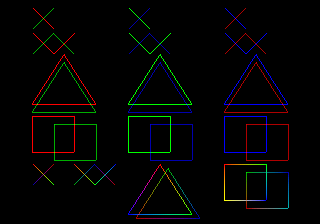
#> input picture test_results/16bpp/RenderLine_ref.png, 320 x 224 px, given in place of RenderTextureRectangle_15BPP_ref.png, which was not available
$ python analyze_texrect_color.py
#> lines starting #> are read from the running program, lines starting #| are printed output that depends on the picture; after the words box and inside, x2 and y2 are one past the last pixel; in counts of white or black regions, pixels touching at a corner belong together; pictures that were not available may be replaced by others from this repository, and a replacement may not be noted
#!/usr/bin/env python3
"""Analyze TextureRectangle color diffs — is this all semi-transparency?"""
import numpy as np
from PIL import Image

for name in ['RenderTextureRectangle/15BPP', 'RenderTextureWindowRectangle/15BPP', 'RenderRectangle']:
    sname = name.replace('/', '_')
    try:
        ref = np.array(Image.open(f'test_results/16bpp/{sname}_ref.png').convert('RGB')) >> 3
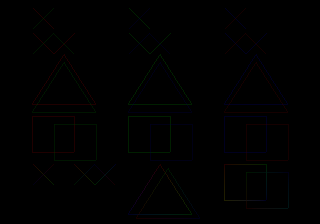
#> ref: shape (224, 320, 3); mean R, G, B 0.4, 0.4, 0.4
        got = np.array(Image.open(f'test_results/16bpp/{sname}_got.png').convert('RGB')) >> 3
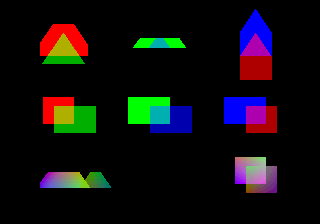
#> input picture test_results/16bpp/RenderPolygonClip_ref.png, 320 x 224 px, given in place of RenderTextureRectangle_15BPP_got.png, which was not available
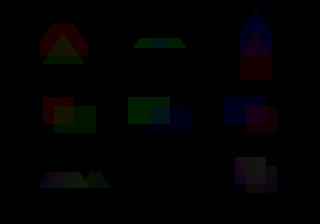
#> got: shape (224, 320, 3); mean R, G, B 1.9, 1.6, 1.7
    except:
        print(f"Skipping {name}")
        continue

    diff = (ref != got).any(axis=2)
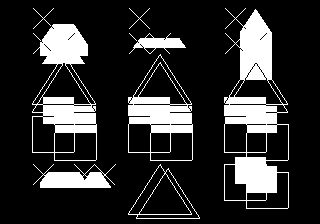
#> diff: shape (224, 320) bool; 17.9% white; 10 white regions (2 under 20 px), largest, box (x1, y1, x2, y2) and area: (224, 8, 289, 209) 5229, (32, 24, 97, 161) 3469, (128, 54, 193, 161) 2139
    color = diff & ((ref != 0).any(axis=2)) & ((got != 0).any(axis=2))
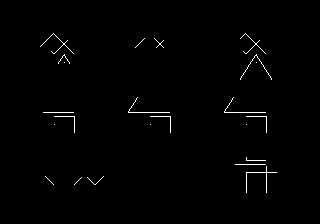
#> color: shape (224, 320) bool; 0.86% white in thin lines or dots, all inside (x1, y1, x2, y2) = (40, 33, 277, 193)

    print(f"\n=== {name} ({color.sum()} color diffs) ===")
#| === RenderTextureRectangle/15BPP (618 color diffs) ===

    cy, cx = np.where(color)
#> cy = 618 values from 33 to 192; cx = 618 values, max 276 at index 543, min 40 at index 77, mean 179.9
    ref_vals = ref[cy, cx]
#> ref_vals = 618 rows, first 8: [0, 27, 0], [27, 0, 0], [0, 21, 0], [0, 21, 0], [21, 0, 0], [21, 0, 0], [0, 21, 0], [0, 21, 0]
    got_vals = got[cy, cx]
#> got_vals = 618 rows, first 8: [31, 0, 0], [0, 0, 31], [31, 0, 0], [31, 0, 0], [0, 0, 31], [0, 0, 31], [31, 0, 0], [31, 0, 0]
    delta = got_vals.astype(int) - ref_vals.astype(int)
#> delta = 618 rows, first 8: [31, -27, 0], [-27, 0, 31], [31, -21, 0], [31, -21, 0], [-21, 0, 31], [-21, 0, 31], [31, -21, 0], [31, -21, 0]

    # Check for common semi-trans patterns
    # Semi-trans mode 0 with FIX=0x58: result is ~0.6875 * (Cs+Cd)
    # vs PSX mode 0: (Cs+Cd)/2

    # Group by unique delta patterns
    from collections import Counter
    delta_tuples = [tuple(d) for d in delta]
#> delta_tuples = 618 items, first 6: (31, -27, 0), (-27, 0, 31), (31, -21, 0), (31, -21, 0), (-21, 0, 31), (-21, 0, 31)
    counter = Counter(delta_tuples)
#> counter = 165 items

    print(f"Top 20 delta patterns (got-ref):")
    for pattern, count in counter.most_common(20):
        print(f"  {pattern}: {count}")
#> this loop made 20 passes
#> (pattern, count) on passes 1 to 12: ((21, 0, -31), 64), ((-21, 0, 31), 46), ((0, 31, -21), 46), ((-10, 21, 0), 40), ((21, 0, -10), 40), ((21, 0, 0), 35), ((0, 0, 21), 35), ((-31, 21, 0), 32), ((0, 21, 0), 29), ((31, -21, 0), 28), ((0, -10, 21), 28), ((0, -31, 21), 16)
#|   (21, 0, -31): 64
#|   (-21, 0, 31): 46
#|   (0, 31, -21): 46
#|   (-10, 21, 0): 40
#|   (21, 0, -10): 40
#|   (21, 0, 0): 35
#|   (0, 0, 21): 35
#|   (-31, 21, 0): 32
#> (further printed lines are left out)

    # Also check: for each diff pixel, what's the ref and got color?
    print(f"\nSample ref/got values:")
    indices = np.random.RandomState(42).choice(len(cy), min(20, len(cy)), replace=False)
#> indices = 20 values, max 606 at index 5, min 2 at index 14, mean 308.1
    for i in sorted(indices):
        y, x = cy[i], cx[i]
        print(f"  ({x},{y}): ref={tuple(ref[y,x])} got={tuple(got[y,x])} delta={tuple(delta[i])}")
#> this loop made 20 passes
#> (i, y, x) on passes 1 to 12: (2, 34, 52), (49, 42, 158), (82, 46, 162), (109, 51, 263), (131, 56, 257), (184, 75, 242), (227, 112, 46), (234, 112, 53), (268, 112, 141), (281, 112, 154), (305, 112, 232), (328, 112, 255)
#|   (52,34): ref=(0, 21, 0) got=(31, 0, 0) delta=(31, -21, 0)
#|   (158,42): ref=(0, 0, 21) got=(0, 21, 21) delta=(0, 21, 0)
#|   (162,46): ref=(0, 0, 21) got=(0, 21, 21) delta=(0, 21, 0)
#|   (263,51): ref=(21, 0, 0) got=(21, 0, 21) delta=(0, 0, 21)
#|   (257,56): ref=(0, 0, 31) got=(21, 0, 0) delta=(21, 0, -31)
#|   (242,75): ref=(0, 0, 31) got=(21, 0, 0) delta=(21, 0, -31)
#|   (46,112): ref=(0, 21, 0) got=(31, 0, 0) delta=(31, -21, 0)
#|   (53,112): ref=(0, 21, 0) got=(31, 0, 0) delta=(31, -21, 0)
#> (further printed lines are left out)
